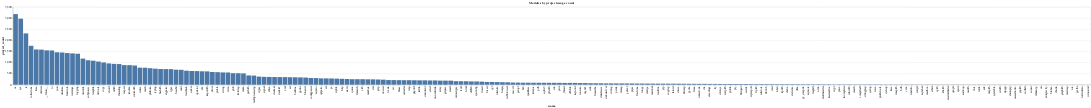

Notebook code cell kept with this figure:
### Code cell
import altair as alt

alt.Chart(df).mark_bar().encode(
    alt.X("name:N", sort="-y"),
    alt.Y("project_count:Q"),
    tooltip=["name", "project_count"]
).properties(
    title="Modules by project usage count"
)

### Figure 1 — Vega-Lite specification as saved in the notebook (floating-point values rounded to 4 significant figures; data arrays with more than 128 entries replaced by an {"elided": "..."} marker saying what was removed)
{"config": {"view": {"continuousWidth": 400, "continuousHeight": 300}}, "data": {"name": "data-d5753c159033f8cc11b20a2c5ab62d46"}, "mark": "bar", "encoding": {"tooltip": [{"type": "nominal", "field": "name"}, {"type": "quantitative", "field": "project_count"}], "x": {"type": "nominal", "field": "name", "sort": "-y"}, "y": {"type": "quantitative", "field": "project_count"}}, "title": "Modules by project usage count", "$schema": "https://vega.github.io/schema/vega-lite/v4.8.1.json", "datasets": {"data-d5753c159033f8cc11b20a2c5ab62d46": {"elided": "208 records"}}}
